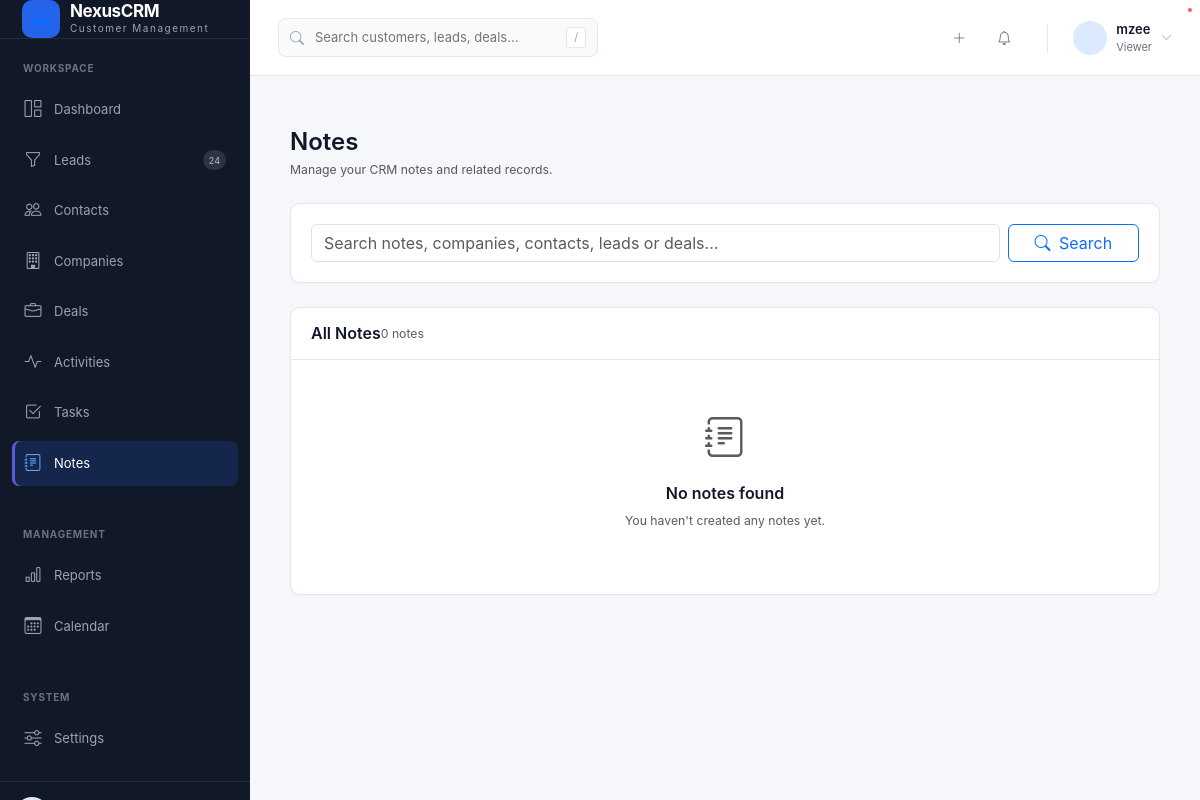
The page /notes/ (signed in) on the database as committed earlier.
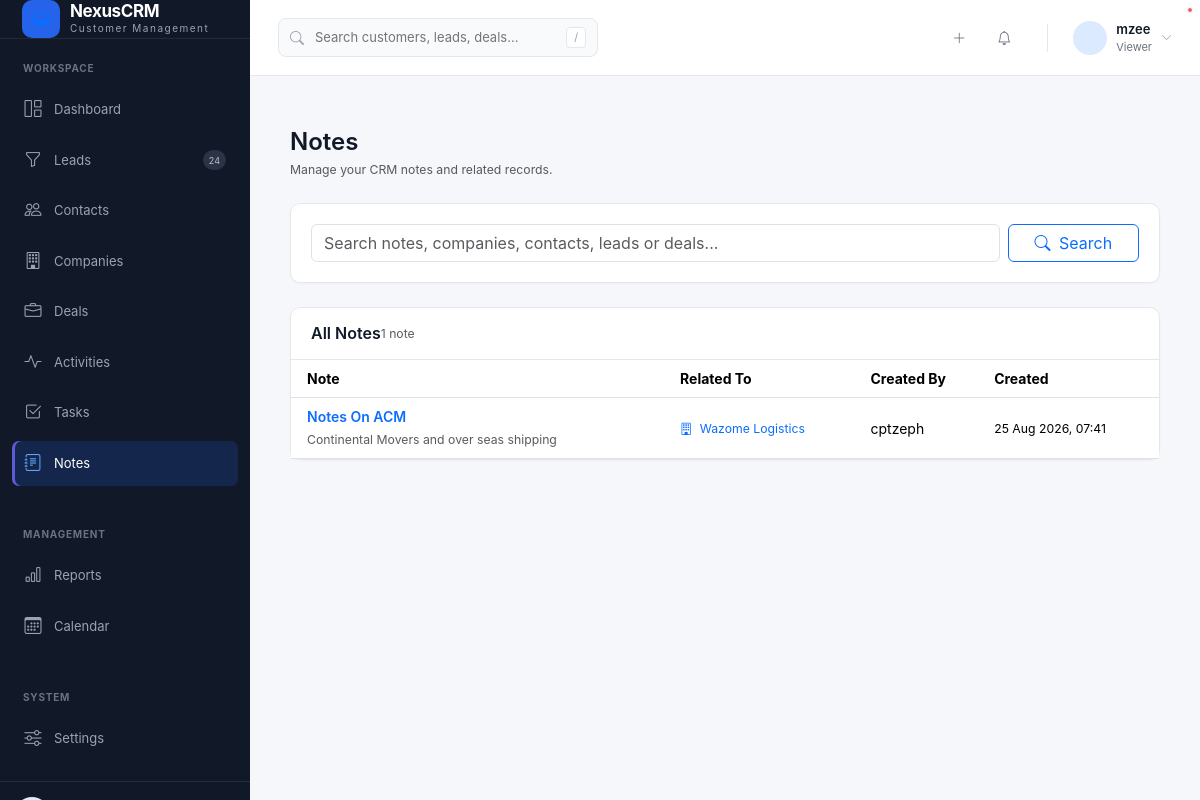
The same page on the database as committed later.
### crmApp/models.py (models this page shows, shortened)
class Note(models.Model):
    title = models.CharField(
        max_length=200,
        blank=True
    )
    content = models.TextField()
    company = models.ForeignKey(
        Company,
        on_delete=models.CASCADE,
        null=True,
        blank=True,
        related_name="notes"
    )
    contact = models.ForeignKey(
        Contact,
        on_delete=models.CASCADE,
        null=True,
        blank=True,
        related_name="contact_notes"
    )
    lead = models.ForeignKey(
        Lead,
        on_delete=models.CASCADE,
        null=True,
        blank=True,
        related_name="notes"
    )
    deal = models.ForeignKey(
        Deal,
        on_delete=models.CASCADE,
        null=True,
        blank=True,
        related_name="notes"
    )
    created_by = models.ForeignKey(
        User,
        on_delete=models.SET_NULL,
        null=True,
        related_name="created_notes"
    )
    created_at = models.DateTimeField(
        auto_now_add=True
    )
    updated_at = models.DateTimeField(
        auto_now=True
    )
    class Meta:
        ordering = ["-created_at"]

class Company(models.Model):
    INDUSTRY_CHOICES = [
        ("technology", "Technology"),
        ("finance", "Finance"),
        ("healthcare", "Healthcare"),
        ("education", "Education"),
        ("retail", "Retail"),
        ("manufacturing", "Manufacturing"),
        ("real_estate", "Real Estate"),
        ("hospitality", "Hospitality"),
        ("other", "Other"),
    ]
    name = models.CharField(max_length=200)
    industry = models.CharField(
        max_length=50,
        choices=INDUSTRY_CHOICES,
        blank=True
    )
    website = models.URLField(blank=True)
    email = models.EmailField(blank=True)
    phone = models.CharField(max_length=50, blank=True)
    address = models.TextField(blank=True)
    city = models.CharField(max_length=100, blank=True)
    country = models.CharField(max_length=100, blank=True)
    description = models.TextField(blank=True)
    owner = models.ForeignKey(
        User,
        on_delete=models.SET_NULL,
        null=True,
        blank=True,
        related_name="owned_companies"
    )
    created_at = models.DateTimeField(auto_now_add=True)
    updated_at = models.DateTimeField(auto_now=True)
    class Meta:
        ordering = ["name"]

### crmApp/views.py (the view, shortened to what this page needs)
# urls.py: path("notes/", views.note_list, name="notes"),
@login_required
def note_list(request):
    notes = Note.objects.select_related(
        "company",
        "contact",
        "lead",
        "deal",
        "created_by",
    )
    search = request.GET.get(
        "search",
        ""
    ).strip()
    paginator = Paginator(
        notes,
        10
    )
    page_number = request.GET.get(
        "page"
    )
    page_obj = paginator.get_page(
        page_number
    )
    context = {
        "page_obj": page_obj,
        "notes": page_obj.object_list,
        "search": search,
        "can_create_note": can_manage_notes(
            request.user
        ),
    }
    return render(
        request,
        "crmApp/notes/list.html",
        context
    )

### crmApp/context_processors.py (called while the page is built, shortened)
def crm_permissions(request):
    user = request.user
    role = get_user_role(user)
    return {
        "crm_role": role,
        "can_create_records": can_create(user),
        "can_edit_all_records": role in {
            ROLE_ADMIN,
            ROLE_MANAGER,
            ROLE_SUPPORT,
        },
        "can_delete_records": role in {
            ROLE_ADMIN,
            ROLE_MANAGER,
        },
    }

### crmApp/models.py (called while the page is built)
    @property
    def role_display(self):
        return self.get_role_display()

### crmApp/permissions.py (called while the page is built)
def get_user_role(user):
    if not user or not user.is_authenticated:
        return None
    if user.is_superuser:
        return ROLE_ADMIN
    profile = getattr(user, "profile", None)
    if not profile:
        return ROLE_VIEWER
    return profile.role

def can_create(user):
    role = get_user_role(user)
    return role in {
        ROLE_ADMIN,
        ROLE_MANAGER,
        ROLE_SALES,
    }

def can_manage_notes(user):
    role = get_user_role(user)
    return role in {
        ROLE_ADMIN,
        ROLE_MANAGER,
        ROLE_SALES,
    }

### templates/crmApp/notes/list.html (shortened to what the changed rows need)
{% extends "crmApp/base.html" %}
{% block content %}
<div class="container-fluid py-4">
    <div class="crm-card">
        <div class="crm-card-header">
            <div class="d-flex justify-content-between align-items-center">
                <h6 class="mb-0 fw-semibold">
                    All Notes
                </h6>
                <span class="text-muted small">
                    {{ page_obj.paginator.count }} note{{ page_obj.paginator.count|pluralize }}
                </span>
            </div>
        </div>
        <div class="crm-card-body p-0">
            {% if notes %}
                <div class="table-responsive">
                    <table class="table table-hover align-middle mb-0">
                        <thead>
                            <tr>
                                <th class="px-3">
                                    Note
                                </th>
                                <th>
                                    Related To
                                </th>
                                <th>
                                    Created By
                                </th>
                                <th>
                                    Created
                                </th>
                            </tr>
                        </thead>
                        <tbody>
                            {% for note in notes %}
                                <tr>
                                    <td class="px-3">
                                        <a
                                            href="{% url 'note_detail' note.pk %}"
                                            class="text-decoration-none fw-semibold"
                                        >
                                            {% if note.title %}
                                                {{ note.title }}
                                            {% else %}
                                                Untitled Note
                                            {% endif %}
                                        </a>
                                        <div class="text-muted small mt-1">
                                            {{ note.content|truncatechars:100 }}
                                        </div>
                                    </td>
                                    <td>
                                        {% if note.company %}
                                            <a
                                                href="{% url 'company_detail' note.company.pk %}"
                                                class="text-decoration-none small"
                                            >
                                                <i class="bi bi-building me-1"></i>
                                                {{ note.company.name }}
                                            </a>
                                        {% else %}
                                            <span class="text-muted small">
                                                No related record
                                            </span>
                                        {% endif %}
                                    </td>
                                    <td>
                                        {% if note.created_by %}
                                            {% if note.created_by.get_full_name %}
                                                {{ note.created_by.get_full_name }}
                                            {% else %}
                                                {{ note.created_by.username }}
                                            {% endif %}
                                        {% else %}
                                            <span class="text-muted">
                                                Unknown
                                            </span>
                                        {% endif %}
                                    </td>
                                    <td>
                                        <span class="small">
                                            {{ note.created_at|date:"d M Y, H:i" }}
                                        </span>
                                    </td>
                                </tr>
                            {% endfor %}
                        </tbody>
                    </table>
                </div>
            {% else %}
                <div class="text-center py-5">
                    <div class="mb-3">
                        <i class="bi bi-journal-text fs-1 text-muted"></i>
                    </div>
                    <h6 class="fw-semibold">
                        No notes found
                    </h6>
                    <p class="text-muted small mb-3">
                        {% if search %}
                            No notes match your search.
                        {% else %}
                            You haven't created any notes yet.
                        {% endif %}
                    </p>
                </div>
            {% endif %}
        </div>
    </div>
</div>
{% endblock %}

Rows that differ between the two databases and show on the page:
added Note: title "Notes On ACM", content "Continental Movers and over seas shipping", company.name "Wazome Logistics", created_by.username "cptzeph", created_at "25 Aug 2026, 07:41"
Other text that changed with them:
{{ page_obj.paginator.count }}: "0" → "1"
text no longer shown: "No notes found You haven't created any notes yet."
text now shown: "Note Related To Created By Created"
